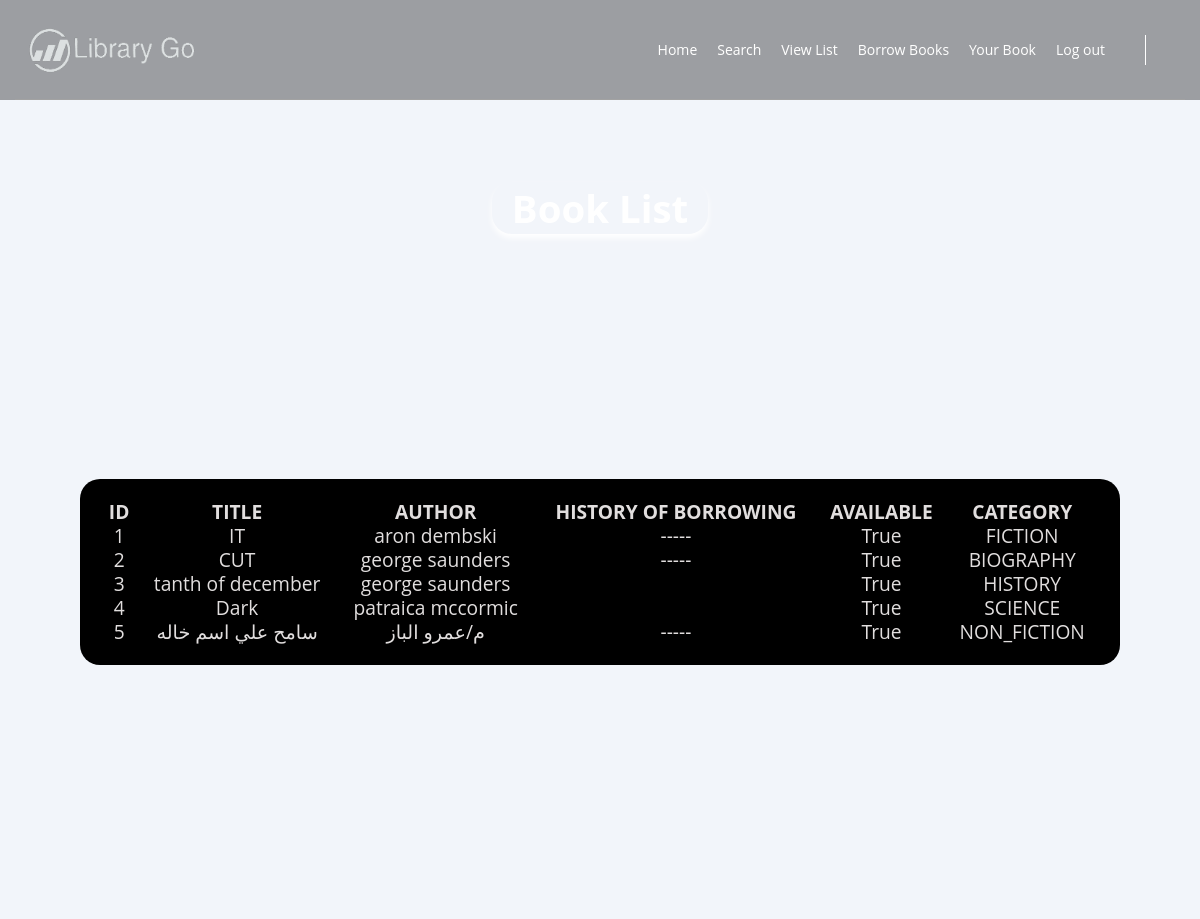
The page /userViewList/ (upper part) on the database as committed earlier.
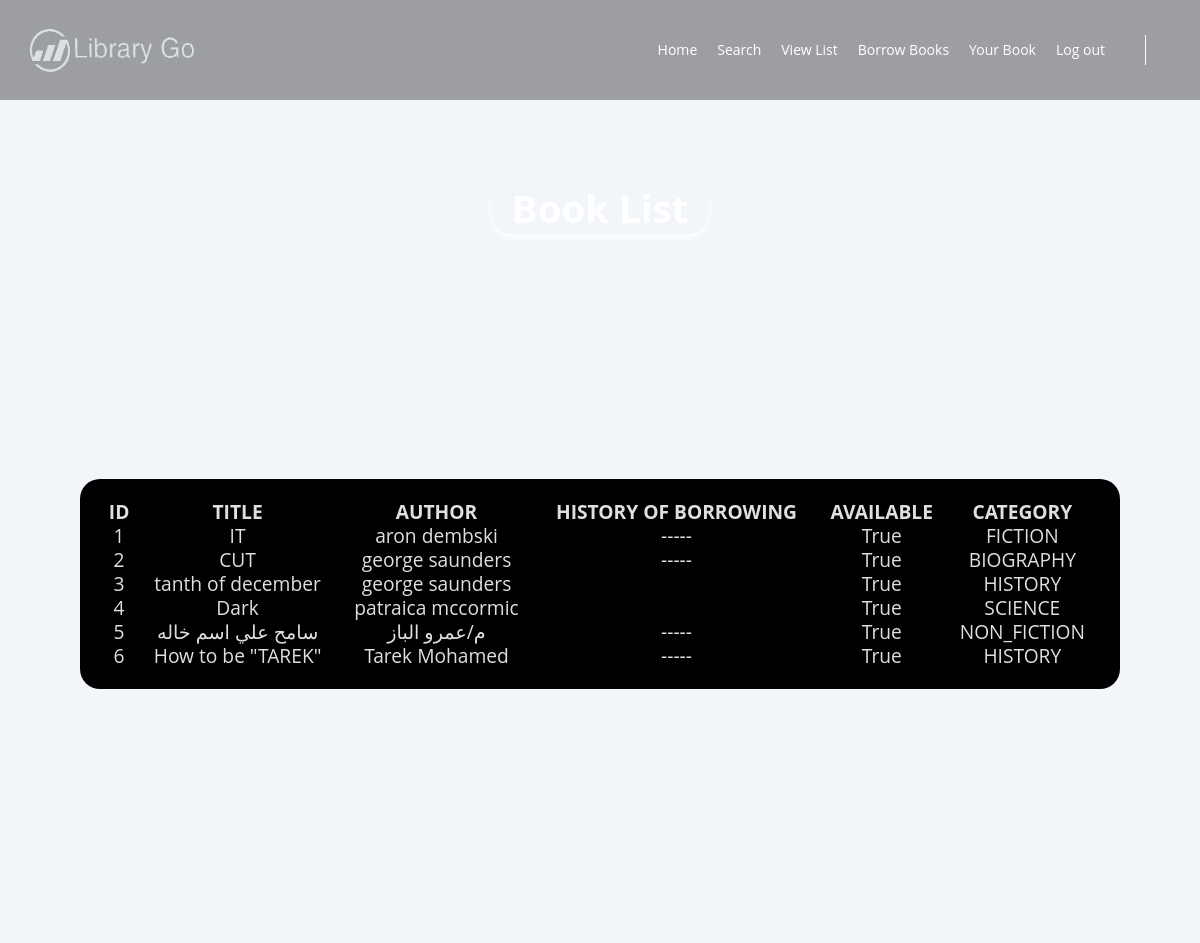
The same page on the database as committed later.
### workingApp/models.py (models this page shows, shortened)
class Book(models.Model):
    BOOK_CATEGORIES = (
        ('FICTION', 'Fiction'),
        ('NON_FICTION', 'Non-fiction'),
        ('SCIENCE', 'Science'),
        ('HISTORY', 'History'),
        ('BIOGRAPHY', 'Biography'),
    )
    id = models.IntegerField(primary_key=True)
    title = models.CharField(max_length=200)
    author = models.CharField(max_length=100)
    isbn = models.CharField(max_length=13 ,null=True)
    pub_date = models.DateField(null=True)
    image = models.ImageField(upload_to='photo', blank=True, null=True)
    details = models.TextField(null=True, blank=True)
    available = models.BooleanField(default=True)
    category = models.CharField(max_length=100, choices=BOOK_CATEGORIES)
    borrowingDate=models.TimeField(null=True)

### workingApp/views.py (the view)
# urls.py: path('userViewList/',views.userViewList,name='userViewList'),
def userViewList(request):
    context={
        'books': Book.objects.all(),
    }
    return render(request, 'pages/userViewList.html',context)

### templates/pages/userViewList.html (shortened to what this page needs)
{%load static%}
<!DOCTYPE html>
<html lang="en">
    <head>
        <link rel="stylesheet" href="{% static 'css/normalize.css' %} ">
        <link rel="stylesheet" href="{% static 'css/all.min.css' %}">
        <link rel="stylesheet" href="{% static  'css/userViweListStyle.css' %}">
    </head>
    <body>
        <header>
            <div class="container">
                <a href="#" class="logo">
                    <img  style="width: 200px; height: 100px;" decoding="async" src="{% static 'images/amino.png' %}" alt="Logo" />
                </a>
                <nav>
                    <ul>
                        <li><a  href="{% url 'User_Home' %}">Home</a></li>
                <li><a href="{% url 'userSearchBooks' %}">Search</a></li>
                <li><a href="{% url 'userViewList' %}">View List</a></li>
                <li><a href="{% url 'userBorrowBook' %}">Borrow Books</a></li>
                <li><a href="{% url 'userBookList' %}">Your Book</a></li>
                <li><a href="{% url  'login' %}">Log out</a></li>
                    </ul>
                    <div class="form">
                        <i class="fas fa-search"></i>
                    </div>
                </nav>
            </div>
        </header>
            <h1 class="add">Book List</h1>
        <div class="outputs">
            <div class="searchBlock">
                <table class="dash">
                    <tr>
                        <th>Id</th>
                        <th>Title</th>
                        <th>Author</th>
                        <th>History of borrowing</th>
                        <th>Available</th>
                        <th>Category</th>
                    </tr>
                    {% for book in books %}
                    <tbody id="tbody">
                        <tr>
                            <td>{{book.id}}</td>
                            <td>{{book.title}}</td>
                            <td>{{book.author}}</td>
                            {% if book.borrowingDate %}
                            <td>{{ book.borrowingDate|date:"d/m/Y" }}</td>
                        {% else %}
                            <td>-----</td>
                        {% endif %}
                            <td>{{book.available}}</td>
                            <td>{{book.category}}</td>
                        </tr>
                    </tbody>
                    {% endfor %}
                </table>
            </div>
</div>
    </body>
</html>

Rows that differ between the two databases and show on the page:
added Book: id "6", title "How to be \"TAREK\"", author "Tarek Mohamed", available "True", category "HISTORY"
